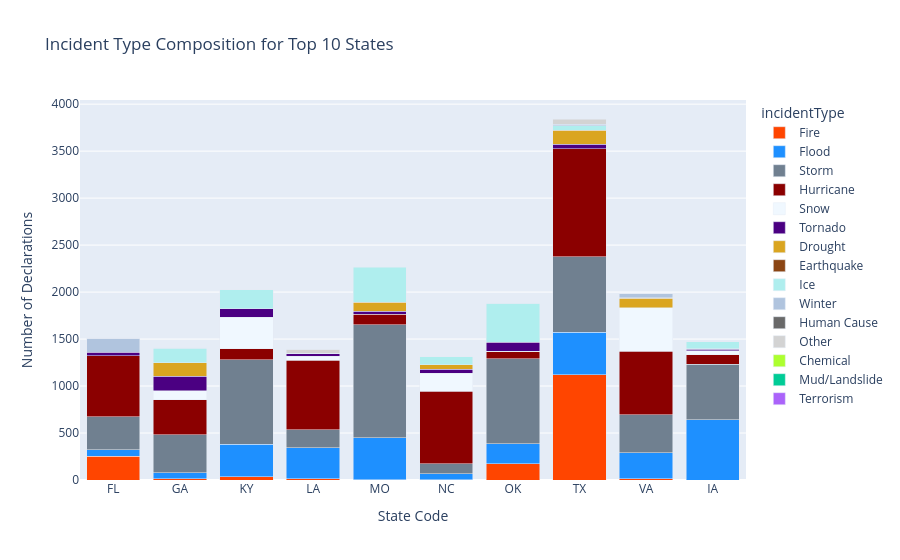

Notebook cell for this chart:
### Code cell
full_colors = {
    "Fire": "#FF4500",           # OrangeRed (Semantic)
    "Flood": "#1E90FF",          # DodgerBlue (Semantic)
    "Storm": "#708090",          # SlateGray
    "Hurricane": "#8B0000",      # DarkRed (High Impact)
    "Snow": "#F0F8FF",           # AliceBlue (Semantic)
    "Tornado": "#4B0082",        # Indigo
    "Drought": "#DAA520",        # GoldenRod (Dry/Yellow)
    "Earthquake": "#8B4513",     # SaddleBrown (Earth/Soil)
    "Ice": "#AFEEEE",            # PaleTurquoise
    "Winter": "#B0C4DE",         # LightSteelBlue
    "Coastal Storm": "#008B8B",  # DarkCyan
    "Severe Storm(s)": "#2F4F4F",# DarkSlateGray
    "Freezing": "#E0FFFF",       # LightCyan
    "Toxic Substances": "#32CD32",# LimeGreen (Warning)
    "Volcano": "#000000",        # Black (Ash)
    "Mudslide": "#A0522D",       # Sienna
    "Dam/Levee Break": "#4682B4",# SteelBlue
    "Terrorist": "#2F4F4F",      # DarkSlateGrey
    "Human Cause": "#696969",    # DimGray
    "Other": "#D3D3D3",          # LightGray
    "Chemical": "#ADFF2F",       # GreenYellow
    "Tsunami": "#00008B",        # DarkBlue
}

fig_stacked = px.bar(df_top10, 
                     x='state', 
                     y='count', 
                     color='incidentType', 
                     title='Incident Type Composition for Top 10 States',
                     labels={'count': 'Number of Declarations', 'state': 'State Code'},
                     color_discrete_map=full_colors, # Comprehensive map
                     category_orders={"incidentType": list(full_colors.keys())},
                     barmode='stack')

fig_stacked.show()

### Figure 1 — Plotly figure (JSON) as saved in the notebook; plotly's stock layout.template omitted (floating-point values rounded to 4 significant figures)
{"data": [{"hovertemplate": "incidentType=Fire<br>State Code=%{x}<br>Number of Declarations=%{y}<extra></extra>", "legendgroup": "Fire", "marker": {"color": "#FF4500", "pattern": {"shape": ""}}, "name": "Fire", "orientation": "v", "showlegend": true, "textposition": "auto", "type": "bar", "x": ["FL", "GA", "KY", "LA", "MO", "NC", "OK", "TX", "VA"], "xaxis": "x", "y": [251, 13, 36, 11, 1, 5, 171, 1118, 11], "yaxis": "y"}, {"hovertemplate": "incidentType=Flood<br>State Code=%{x}<br>Number of Declarations=%{y}<extra></extra>", "legendgroup": "Flood", "marker": {"color": "#1E90FF", "pattern": {"shape": ""}}, "name": "Flood", "orientation": "v", "showlegend": true, "textposition": "auto", "type": "bar", "x": ["FL", "GA", "IA", "KY", "LA", "MO", "NC", "OK", "TX", "VA"], "xaxis": "x", "y": [73, 62, 641, 345, 331, 447, 63, 215, 454, 280], "yaxis": "y"}, {"hovertemplate": "incidentType=Storm<br>State Code=%{x}<br>Number of Declarations=%{y}<extra></extra>", "legendgroup": "Storm", "marker": {"color": "#708090", "pattern": {"shape": ""}}, "name": "Storm", "orientation": "v", "showlegend": true, "textposition": "auto", "type": "bar", "x": ["FL", "GA", "IA", "KY", "LA", "MO", "NC", "OK", "TX", "VA"], "xaxis": "x", "y": [351, 404, 593, 898, 195, 1203, 103, 903, 802, 404], "yaxis": "y"}, {"hovertemplate": "incidentType=Hurricane<br>State Code=%{x}<br>Number of Declarations=%{y}<extra></extra>", "legendgroup": "Hurricane", "marker": {"color": "#8B0000", "pattern": {"shape": ""}}, "name": "Hurricane", "orientation": "v", "showlegend": true, "textposition": "auto", "type": "bar", "x": ["FL", "GA", "IA", "KY", "LA", "MO", "NC", "OK", "TX", "VA"], "xaxis": "x", "y": [647, 377, 99, 120, 740, 115, 772, 77, 1151, 675], "yaxis": "y"}, {"hovertemplate": "incidentType=Snow<br>State Code=%{x}<br>Number of Declarations=%{y}<extra></extra>", "legendgroup": "Snow", "marker": {"color": "#F0F8FF", "pattern": {"shape": ""}}, "name": "Snow", "orientation": "v", "showlegend": true, "textposition": "auto", "type": "bar", "x": ["GA", "IA", "KY", "LA", "NC", "OK", "VA"], "xaxis": "x", "y": [93, 43, 332, 42, 193, 4, 462], "yaxis": "y"}, {"hovertemplate": "incidentType=Tornado<br>State Code=%{x}<br>Number of Declarations=%{y}<extra></extra>", "legendgroup": "Tornado", "marker": {"color": "#4B0082", "pattern": {"shape": ""}}, "name": "Tornado", "orientation": "v", "showlegend": true, "textposition": "auto", "type": "bar", "x": ["FL", "GA", "IA", "KY", "LA", "MO", "NC", "OK", "TX"], "xaxis": "x", "y": [38, 155, 18, 90, 24, 30, 42, 98, 50], "yaxis": "y"}, {"hovertemplate": "incidentType=Drought<br>State Code=%{x}<br>Number of Declarations=%{y}<extra></extra>", "legendgroup": "Drought", "marker": {"color": "#DAA520", "pattern": {"shape": ""}}, "name": "Drought", "orientation": "v", "showlegend": true, "textposition": "auto", "type": "bar", "x": ["GA", "IA", "MO", "NC", "TX", "VA"], "xaxis": "x", "y": [144, 3, 94, 49, 149, 100], "yaxis": "y"}, {"hovertemplate": "incidentType=Earthquake<br>State Code=%{x}<br>Number of Declarations=%{y}<extra></extra>", "legendgroup": "Earthquake", "marker": {"color": "#8B4513", "pattern": {"shape": ""}}, "name": "Earthquake", "orientation": "v", "showlegend": true, "textposition": "auto", "type": "bar", "x": ["VA"], "xaxis": "x", "y": [10], "yaxis": "y"}, {"hovertemplate": "incidentType=Ice<br>State Code=%{x}<br>Number of Declarations=%{y}<extra></extra>", "legendgroup": "Ice", "marker": {"color": "#AFEEEE", "pattern": {"shape": ""}}, "name": "Ice", "orientation": "v", "showlegend": true, "textposition": "auto", "type": "bar", "x": ["GA", "IA", "KY", "LA", "MO", "NC", "OK", "TX"], "xaxis": "x", "y": [152, 74, 203, 8, 373, 84, 413, 46], "yaxis": "y"}, {"hovertemplate": "incidentType=Winter<br>State Code=%{x}<br>Number of Declarations=%{y}<extra></extra>", "legendgroup": "Winter", "marker": {"color": "#B0C4DE", "pattern": {"shape": ""}}, "name": "Winter", "orientation": "v", "showlegend": true, "textposition": "auto", "type": "bar", "x": ["FL", "GA", "TX", "VA"], "xaxis": "x", "y": [147, 6, 16, 39], "yaxis": "y"}, {"hovertemplate": "incidentType=Human Cause<br>State Code=%{x}<br>Number of Declarations=%{y}<extra></extra>", "legendgroup": "Human Cause", "marker": {"color": "#696969", "pattern": {"shape": ""}}, "name": "Human Cause", "orientation": "v", "showlegend": true, "textposition": "auto", "type": "bar", "x": ["FL", "OK"], "xaxis": "x", "y": [4, 1], "yaxis": "y"}, {"hovertemplate": "incidentType=Other<br>State Code=%{x}<br>Number of Declarations=%{y}<extra></extra>", "legendgroup": "Other", "marker": {"color": "#D3D3D3", "pattern": {"shape": ""}}, "name": "Other", "orientation": "v", "showlegend": true, "textposition": "auto", "type": "bar", "x": ["FL", "KY", "LA", "TX"], "xaxis": "x", "y": [1, 1, 41, 56], "yaxis": "y"}, {"hovertemplate": "incidentType=Chemical<br>State Code=%{x}<br>Number of Declarations=%{y}<extra></extra>", "legendgroup": "Chemical", "marker": {"color": "#ADFF2F", "pattern": {"shape": ""}}, "name": "Chemical", "orientation": "v", "showlegend": true, "textposition": "auto", "type": "bar", "x": ["KY", "LA"], "xaxis": "x", "y": [1, 1], "yaxis": "y"}, {"hovertemplate": "incidentType=Mud/Landslide<br>State Code=%{x}<br>Number of Declarations=%{y}<extra></extra>", "legendgroup": "Mud/Landslide", "marker": {"color": "#00cc96", "pattern": {"shape": ""}}, "name": "Mud/Landslide", "orientation": "v", "showlegend": true, "textposition": "auto", "type": "bar", "x": ["NC"], "xaxis": "x", "y": [1], "yaxis": "y"}, {"hovertemplate": "incidentType=Terrorism<br>State Code=%{x}<br>Number of Declarations=%{y}<extra></extra>", "legendgroup": "Terrorism", "marker": {"color": "#ab63fa", "pattern": {"shape": ""}}, "name": "Terrorism", "orientation": "v", "showlegend": true, "textposition": "auto", "type": "bar", "x": ["VA"], "xaxis": "x", "y": [1], "yaxis": "y"}], "layout": {"barmode": "stack", "legend": {"title": {"text": "incidentType"}, "tracegroupgap": 0}, "title": {"text": "Incident Type Composition for Top 10 States"}, "xaxis": {"anchor": "y", "domain": [0, 1], "title": {"text": "State Code"}}, "yaxis": {"anchor": "x", "domain": [0, 1], "title": {"text": "Number of Declarations"}}}}
